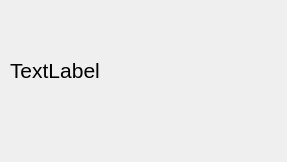
<?xml version="1.0" encoding="UTF-8"?>
<ui version="4.0">
 <class>Form</class>
 <widget class="QWidget" name="Form">
  <property name="geometry">
   <rect>
    <x>0</x>
    <y>0</y>
    <width>287</width>
    <height>162</height>
   </rect>
  </property>
  <property name="windowTitle">
   <string>Form</string>
  </property>
  <widget class="QLabel" name="label">
   <property name="geometry">
    <rect>
     <x>10</x>
     <y>40</y>
     <width>271</width>
     <height>61</height>
    </rect>
   </property>
   <property name="font">
    <font>
     <pointsize>16</pointsize>
    </font>
   </property>
   <property name="text">
    <string>TextLabel</string>
   </property>
  </widget>
 </widget>
 <resources/>
 <connections/>
</ui>
